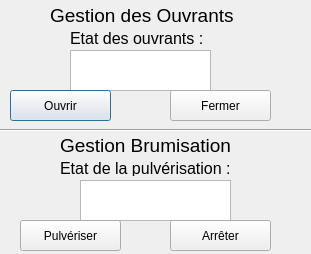
<?xml version="1.0" encoding="UTF-8"?>
<ui version="4.0">
 <class>QaForm</class>
 <widget class="QDialog" name="QaForm">
  <property name="geometry">
   <rect>
    <x>0</x>
    <y>0</y>
    <width>311</width>
    <height>254</height>
   </rect>
  </property>
  <property name="windowTitle">
   <string>QaForm</string>
  </property>
  <widget class="QLabel" name="label">
   <property name="geometry">
    <rect>
     <x>50</x>
     <y>-10</y>
     <width>201</width>
     <height>51</height>
    </rect>
   </property>
   <property name="font">
    <font>
     <pointsize>14</pointsize>
    </font>
   </property>
   <property name="text">
    <string>Gestion des Ouvrants</string>
   </property>
  </widget>
  <widget class="QLabel" name="label_2">
   <property name="geometry">
    <rect>
     <x>70</x>
     <y>30</y>
     <width>161</width>
     <height>16</height>
    </rect>
   </property>
   <property name="font">
    <font>
     <pointsize>12</pointsize>
    </font>
   </property>
   <property name="text">
    <string>Etat des ouvrants :</string>
   </property>
  </widget>
  <widget class="QTextEdit" name="textEdit">
   <property name="geometry">
    <rect>
     <x>70</x>
     <y>50</y>
     <width>141</width>
     <height>41</height>
    </rect>
   </property>
  </widget>
  <widget class="QPushButton" name="pushButton">
   <property name="geometry">
    <rect>
     <x>10</x>
     <y>90</y>
     <width>101</width>
     <height>31</height>
    </rect>
   </property>
   <property name="text">
    <string>Ouvrir</string>
   </property>
  </widget>
  <widget class="QPushButton" name="pushButton_2">
   <property name="geometry">
    <rect>
     <x>170</x>
     <y>90</y>
     <width>101</width>
     <height>31</height>
    </rect>
   </property>
   <property name="text">
    <string>Fermer</string>
   </property>
  </widget>
  <widget class="Line" name="line">
   <property name="geometry">
    <rect>
     <x>0</x>
     <y>120</y>
     <width>581</width>
     <height>20</height>
    </rect>
   </property>
   <property name="orientation">
    <enum>Qt::Horizontal</enum>
   </property>
  </widget>
  <widget class="QLabel" name="label_3">
   <property name="geometry">
    <rect>
     <x>60</x>
     <y>120</y>
     <width>201</width>
     <height>51</height>
    </rect>
   </property>
   <property name="font">
    <font>
     <pointsize>14</pointsize>
    </font>
   </property>
   <property name="text">
    <string>Gestion Brumisation</string>
   </property>
  </widget>
  <widget class="QLabel" name="label_4">
   <property name="geometry">
    <rect>
     <x>60</x>
     <y>160</y>
     <width>201</width>
     <height>16</height>
    </rect>
   </property>
   <property name="font">
    <font>
     <pointsize>12</pointsize>
    </font>
   </property>
   <property name="text">
    <string>Etat de la pulvérisation :</string>
   </property>
  </widget>
  <widget class="QTextEdit" name="textEdit_2">
   <property name="geometry">
    <rect>
     <x>80</x>
     <y>180</y>
     <width>151</width>
     <height>41</height>
    </rect>
   </property>
  </widget>
  <widget class="QPushButton" name="pushButton_3">
   <property name="geometry">
    <rect>
     <x>20</x>
     <y>220</y>
     <width>101</width>
     <height>31</height>
    </rect>
   </property>
   <property name="text">
    <string>Pulvériser</string>
   </property>
  </widget>
  <widget class="QPushButton" name="pushButton_4">
   <property name="geometry">
    <rect>
     <x>170</x>
     <y>220</y>
     <width>101</width>
     <height>31</height>
    </rect>
   </property>
   <property name="text">
    <string>Arrêter</string>
   </property>
  </widget>
 </widget>
 <resources/>
 <connections/>
</ui>
